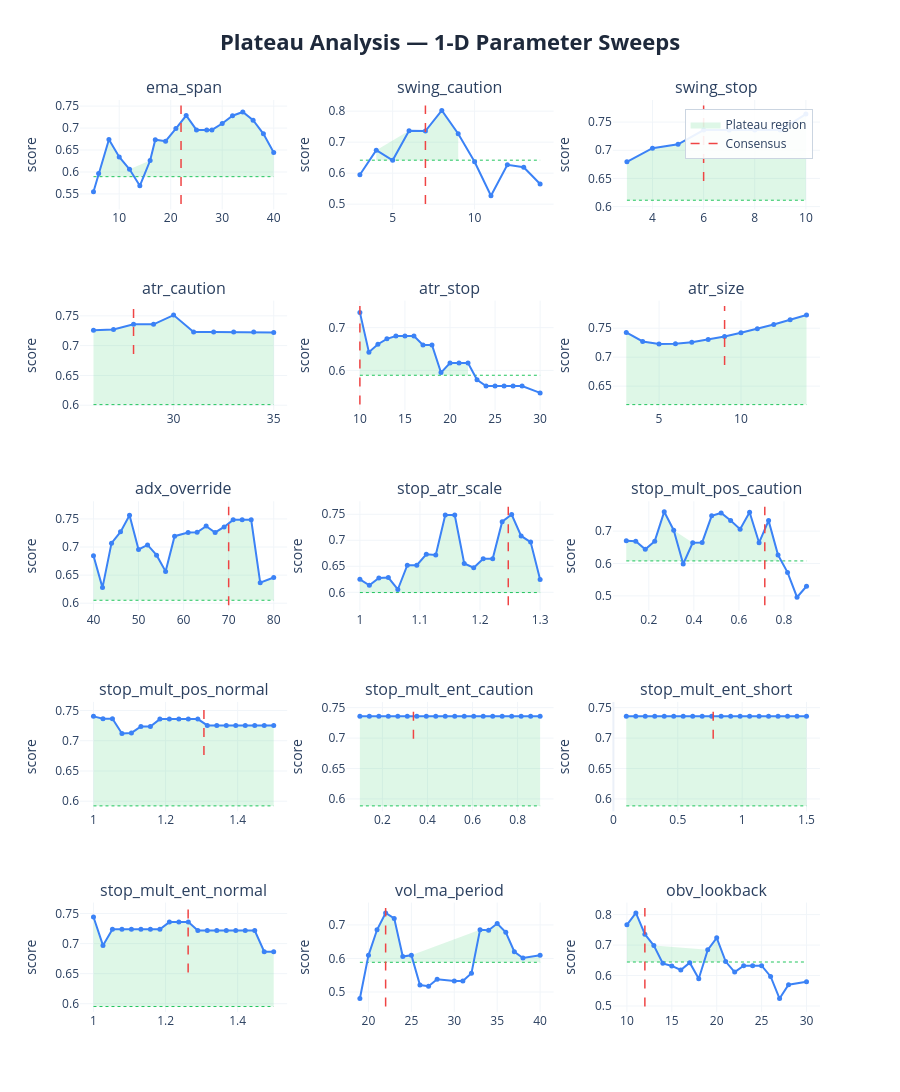

Notebook cell for this chart:
### Markdown cell above
### 1-D sweep charts:
| Element | Meaning | Good | Bad |
|---------|---------|------|-----|
| **Blue curve** | Composite score at each value of the parameter, with all others held at consensus | Flat-topped curve — performance is insensitive to the exact value | Narrow spike — optimizer latched onto one specific value, everything nearby is worse |
| **Red dashed line** | Where the consensus value sits | On the flat top of the curve | On a steep slope or at the edge of a cliff |
| **Green dashed line** | Cutoff at 80% of peak score — the boundary between plateau and non-plateau | Blue curve stays above this line across most of the range | Blue curve dips below it quickly either side of the peak |
| **Green shading** | Plateau region — all values where the score stays within 20% of the peak | Wide green band spanning most of the range (robust) | Thin sliver or no shading at all (fragile/overfit) |

 If concensus on steep slope: parameter **REGIME SENSITIVE** - do not fix, backtests are disagreeing, want to fix parameters on flat top.

### Code cell
# ── visual sweep curves ───────────────────────────────────────────────────
plot_plateau_analysis(
    sweep_results    = sweep_results,
    consensus_params = results['consensus_params'],
    param_defs       = PARAM_DEFS,
    fixed_params     = FIXED_PARAMS,
    threshold        = 0.20,
    show             = False,
    save_html        = None,
)

### Figure 1 — Plotly figure (JSON) as saved in the notebook; plotly's stock layout.template omitted (floating-point values rounded to 4 significant figures)
{"data": [{"fill": "toself", "fillcolor": "rgba(34, 197, 94, 0.15)", "hoverinfo": "skip", "line": {"color": "rgba(0,0,0,0)"}, "name": "Plateau region", "showlegend": true, "type": "scatter", "x": [6, 8, 10, 12, 16, 17, 19, 21, 23, 25, 27, 28, 30, 32, 34, 36, 38, 40, 40, 38, 36, 34, 32, 30, 28, 27, 25, 23, 21, 19, 17, 16, 12, 10, 8, 6], "xaxis": "x", "y": [0.5963, 0.6739, 0.6342, 0.6061, 0.6261, 0.6734, 0.67, 0.6988, 0.7285, 0.6958, 0.6958, 0.6958, 0.7104, 0.7281, 0.7366, 0.7179, 0.6868, 0.6443, 0.5893, 0.5893, 0.5893, 0.5893, 0.5893, 0.5893, 0.5893, 0.5893, 0.5893, 0.5893, 0.5893, 0.5893, 0.5893, 0.5893, 0.5893, 0.5893, 0.5893, 0.5893], "yaxis": "y"}, {"hoverinfo": "skip", "line": {"color": "#22c55e", "dash": "dot", "width": 1}, "mode": "lines", "showlegend": false, "type": "scatter", "x": [5, 40], "xaxis": "x", "y": [0.5893, 0.5893], "yaxis": "y"}, {"hovertemplate": "<b>ema_span</b><br>Value: %{x:.4g}<br>Score: %{y:.4f}<br><extra></extra>", "line": {"color": "#3b82f6", "width": 2}, "marker": {"size": 5}, "mode": "lines+markers", "name": "ema_span", "showlegend": false, "type": "scatter", "x": [5, 6, 8, 10, 12, 14, 16, 17, 19, 21, 23, 25, 27, 28, 30, 32, 34, 36, 38, 40], "xaxis": "x", "y": [0.5549, 0.5963, 0.6739, 0.6342, 0.6061, 0.5685, 0.6261, 0.6734, 0.67, 0.6988, 0.7285, 0.6958, 0.6958, 0.6958, 0.7104, 0.7281, 0.7366, 0.7179, 0.6868, 0.6443], "yaxis": "y"}, {"hoverinfo": "skip", "line": {"color": "#ef4444", "dash": "dash", "width": 1.5}, "mode": "lines", "name": "Consensus", "showlegend": true, "type": "scatter", "x": [22, 22], "xaxis": "x", "y": [0.5272, 0.7514], "yaxis": "y"}, {"fill": "toself", "fillcolor": "rgba(34, 197, 94, 0.15)", "hoverinfo": "skip", "line": {"color": "rgba(0,0,0,0)"}, "name": "Plateau region", "showlegend": false, "type": "scatter", "x": [4, 6, 7, 8, 9, 9, 8, 7, 6, 4], "xaxis": "x2", "y": [0.6743, 0.7367, 0.7357, 0.8023, 0.7274, 0.6419, 0.6419, 0.6419, 0.6419, 0.6419], "yaxis": "y2"}, {"hoverinfo": "skip", "line": {"color": "#22c55e", "dash": "dot", "width": 1}, "mode": "lines", "showlegend": false, "type": "scatter", "x": [3, 14], "xaxis": "x2", "y": [0.6419, 0.6419], "yaxis": "y2"}, {"hovertemplate": "<b>swing_caution</b><br>Value: %{x:.4g}<br>Score: %{y:.4f}<br><extra></extra>", "line": {"color": "#3b82f6", "width": 2}, "marker": {"size": 5}, "mode": "lines+markers", "name": "swing_caution", "showlegend": false, "type": "scatter", "x": [3, 4, 5, 6, 7, 8, 9, 10, 11, 12, 13, 14], "xaxis": "x2", "y": [0.5949, 0.6743, 0.6417, 0.7367, 0.7357, 0.8023, 0.7274, 0.6368, 0.5269, 0.627, 0.6192, 0.5653], "yaxis": "y2"}, {"hoverinfo": "skip", "line": {"color": "#ef4444", "dash": "dash", "width": 1.5}, "mode": "lines", "name": "Consensus", "showlegend": false, "type": "scatter", "x": [7, 7], "xaxis": "x2", "y": [0.5006, 0.8184], "yaxis": "y2"}, {"fill": "toself", "fillcolor": "rgba(34, 197, 94, 0.15)", "hoverinfo": "skip", "line": {"color": "rgba(0,0,0,0)"}, "name": "Plateau region", "showlegend": false, "type": "scatter", "x": [3, 4, 5, 6, 7, 8, 9, 10, 10, 9, 8, 7, 6, 5, 4, 3], "xaxis": "x3", "y": [0.6795, 0.7036, 0.7106, 0.7357, 0.7357, 0.7357, 0.7357, 0.7641, 0.6113, 0.6113, 0.6113, 0.6113, 0.6113, 0.6113, 0.6113, 0.6113], "yaxis": "y3"}, {"hoverinfo": "skip", "line": {"color": "#22c55e", "dash": "dot", "width": 1}, "mode": "lines", "showlegend": false, "type": "scatter", "x": [3, 10], "xaxis": "x3", "y": [0.6113, 0.6113], "yaxis": "y3"}, {"hovertemplate": "<b>swing_stop</b><br>Value: %{x:.4g}<br>Score: %{y:.4f}<br><extra></extra>", "line": {"color": "#3b82f6", "width": 2}, "marker": {"size": 5}, "mode": "lines+markers", "name": "swing_stop", "showlegend": false, "type": "scatter", "x": [3, 4, 5, 6, 7, 8, 9, 10], "xaxis": "x3", "y": [0.6795, 0.7036, 0.7106, 0.7357, 0.7357, 0.7357, 0.7357, 0.7641], "yaxis": "y3"}, {"hoverinfo": "skip", "line": {"color": "#ef4444", "dash": "dash", "width": 1.5}, "mode": "lines", "name": "Consensus", "showlegend": false, "type": "scatter", "x": [6, 6], "xaxis": "x3", "y": [0.6455, 0.7794], "yaxis": "y3"}, {"fill": "toself", "fillcolor": "rgba(34, 197, 94, 0.15)", "hoverinfo": "skip", "line": {"color": "rgba(0,0,0,0)"}, "name": "Plateau region", "showlegend": false, "type": "scatter", "x": [26, 27, 28, 29, 30, 31, 32, 33, 34, 35, 35, 34, 33, 32, 31, 30, 29, 28, 27, 26], "xaxis": "x4", "y": [0.7257, 0.727, 0.7357, 0.7357, 0.7513, 0.7231, 0.7231, 0.7231, 0.7231, 0.7219, 0.6011, 0.6011, 0.6011, 0.6011, 0.6011, 0.6011, 0.6011, 0.6011, 0.6011, 0.6011], "yaxis": "y4"}, {"hoverinfo": "skip", "line": {"color": "#22c55e", "dash": "dot", "width": 1}, "mode": "lines", "showlegend": false, "type": "scatter", "x": [26, 35], "xaxis": "x4", "y": [0.6011, 0.6011], "yaxis": "y4"}, {"hovertemplate": "<b>atr_caution</b><br>Value: %{x:.4g}<br>Score: %{y:.4f}<br><extra></extra>", "line": {"color": "#3b82f6", "width": 2}, "marker": {"size": 5}, "mode": "lines+markers", "name": "atr_caution", "showlegend": false, "type": "scatter", "x": [26, 27, 28, 29, 30, 31, 32, 33, 34, 35], "xaxis": "x4", "y": [0.7257, 0.727, 0.7357, 0.7357, 0.7513, 0.7231, 0.7231, 0.7231, 0.7231, 0.7219], "yaxis": "y4"}, {"hoverinfo": "skip", "line": {"color": "#ef4444", "dash": "dash", "width": 1.5}, "mode": "lines", "name": "Consensus", "showlegend": false, "type": "scatter", "x": [28, 28], "xaxis": "x4", "y": [0.6858, 0.7663], "yaxis": "y4"}, {"fill": "toself", "fillcolor": "rgba(34, 197, 94, 0.15)", "hoverinfo": "skip", "line": {"color": "rgba(0,0,0,0)"}, "name": "Plateau region", "showlegend": false, "type": "scatter", "x": [10, 11, 12, 13, 14, 15, 16, 17, 18, 19, 20, 21, 22, 22, 21, 20, 19, 18, 17, 16, 15, 14, 13, 12, 11, 10], "xaxis": "x5", "y": [0.7357, 0.6425, 0.6613, 0.6739, 0.6805, 0.6805, 0.6805, 0.6594, 0.6594, 0.5948, 0.6173, 0.6173, 0.6173, 0.5886, 0.5886, 0.5886, 0.5886, 0.5886, 0.5886, 0.5886, 0.5886, 0.5886, 0.5886, 0.5886, 0.5886, 0.5886], "yaxis": "y5"}, {"hoverinfo": "skip", "line": {"color": "#22c55e", "dash": "dot", "width": 1}, "mode": "lines", "showlegend": false, "type": "scatter", "x": [10, 30], "xaxis": "x5", "y": [0.5886, 0.5886], "yaxis": "y5"}, {"hovertemplate": "<b>atr_stop</b><br>Value: %{x:.4g}<br>Score: %{y:.4f}<br><extra></extra>", "line": {"color": "#3b82f6", "width": 2}, "marker": {"size": 5}, "mode": "lines+markers", "name": "atr_stop", "showlegend": false, "type": "scatter", "x": [10, 11, 12, 13, 14, 15, 16, 17, 18, 19, 20, 21, 22, 23, 24, 25, 26, 27, 28, 30], "xaxis": "x5", "y": [0.7357, 0.6425, 0.6613, 0.6739, 0.6805, 0.6805, 0.6805, 0.6594, 0.6594, 0.5948, 0.6173, 0.6173, 0.6173, 0.578, 0.5632, 0.5632, 0.5632, 0.5632, 0.5632, 0.5473], "yaxis": "y5"}, {"hoverinfo": "skip", "line": {"color": "#ef4444", "dash": "dash", "width": 1.5}, "mode": "lines", "name": "Consensus", "showlegend": false, "type": "scatter", "x": [10, 10], "xaxis": "x5", "y": [0.5199, 0.7505], "yaxis": "y5"}, {"fill": "toself", "fillcolor": "rgba(34, 197, 94, 0.15)", "hoverinfo": "skip", "line": {"color": "rgba(0,0,0,0)"}, "name": "Plateau region", "showlegend": false, "type": "scatter", "x": [3, 4, 5, 6, 7, 8, 9, 10, 11, 12, 13, 14, 14, 13, 12, 11, 10, 9, 8, 7, 6, 5, 4, 3], "xaxis": "x6", "y": [0.7426, 0.7271, 0.7227, 0.723, 0.7259, 0.7303, 0.7357, 0.7421, 0.749, 0.7565, 0.7644, 0.7726, 0.6181, 0.6181, 0.6181, 0.6181, 0.6181, 0.6181, 0.6181, 0.6181, 0.6181, 0.6181, 0.6181, 0.6181], "yaxis": "y6"}, {"hoverinfo": "skip", "line": {"color": "#22c55e", "dash": "dot", "width": 1}, "mode": "lines", "showlegend": false, "type": "scatter", "x": [3, 14], "xaxis": "x6", "y": [0.6181, 0.6181], "yaxis": "y6"}, {"hovertemplate": "<b>atr_size</b><br>Value: %{x:.4g}<br>Score: %{y:.4f}<br><extra></extra>", "line": {"color": "#3b82f6", "width": 2}, "marker": {"size": 5}, "mode": "lines+markers", "name": "atr_size", "showlegend": false, "type": "scatter", "x": [3, 4, 5, 6, 7, 8, 9, 10, 11, 12, 13, 14], "xaxis": "x6", "y": [0.7426, 0.7271, 0.7227, 0.723, 0.7259, 0.7303, 0.7357, 0.7421, 0.749, 0.7565, 0.7644, 0.7726], "yaxis": "y6"}, {"hoverinfo": "skip", "line": {"color": "#ef4444", "dash": "dash", "width": 1.5}, "mode": "lines", "name": "Consensus", "showlegend": false, "type": "scatter", "x": [9, 9], "xaxis": "x6", "y": [0.6865, 0.7881], "yaxis": "y6"}, {"fill": "toself", "fillcolor": "rgba(34, 197, 94, 0.15)", "hoverinfo": "skip", "line": {"color": "rgba(0,0,0,0)"}, "name": "Plateau region", "showlegend": false, "type": "scatter", "x": [40, 42, 44, 46, 48, 50, 52, 54, 56, 58, 61, 63, 65, 67, 69, 71, 73, 75, 77, 80, 80, 77, 75, 73, 71, 69, 67, 65, 63, 61, 58, 56, 54, 52, 50, 48, 46, 44, 42, 40], "xaxis": "x7", "y": [0.6845, 0.6278, 0.7069, 0.727, 0.7566, 0.6956, 0.7038, 0.6855, 0.6567, 0.7194, 0.7259, 0.7262, 0.7373, 0.726, 0.7357, 0.7484, 0.7484, 0.7484, 0.6366, 0.6457, 0.6053, 0.6053, 0.6053, 0.6053, 0.6053, 0.6053, 0.6053, 0.6053, 0.6053, 0.6053, 0.6053, 0.6053, 0.6053, 0.6053, 0.6053, 0.6053, 0.6053, 0.6053, 0.6053, 0.6053], "yaxis": "y7"}, {"hoverinfo": "skip", "line": {"color": "#22c55e", "dash": "dot", "width": 1}, "mode": "lines", "showlegend": false, "type": "scatter", "x": [40, 80], "xaxis": "x7", "y": [0.6053, 0.6053], "yaxis": "y7"}, {"hovertemplate": "<b>adx_override</b><br>Value: %{x:.4g}<br>Score: %{y:.4f}<br><extra></extra>", "line": {"color": "#3b82f6", "width": 2}, "marker": {"size": 5}, "mode": "lines+markers", "name": "adx_override", "showlegend": false, "type": "scatter", "x": [40, 42, 44, 46, 48, 50, 52, 54, 56, 58, 61, 63, 65, 67, 69, 71, 73, 75, 77, 80], "xaxis": "x7", "y": [0.6845, 0.6278, 0.7069, 0.727, 0.7566, 0.6956, 0.7038, 0.6855, 0.6567, 0.7194, 0.7259, 0.7262, 0.7373, 0.726, 0.7357, 0.7484, 0.7484, 0.7484, 0.6366, 0.6457], "yaxis": "y7"}, {"hoverinfo": "skip", "line": {"color": "#ef4444", "dash": "dash", "width": 1.5}, "mode": "lines", "name": "Consensus", "showlegend": false, "type": "scatter", "x": [70, 70], "xaxis": "x7", "y": [0.5964, 0.7717], "yaxis": "y7"}, {"fill": "toself", "fillcolor": "rgba(34, 197, 94, 0.15)", "hoverinfo": "skip", "line": {"color": "rgba(0,0,0,0)"}, "name": "Plateau region", "showlegend": false, "type": "scatter", "x": [1.0, 1.016, 1.032, 1.047, 1.063, 1.079, 1.095, 1.111, 1.126, 1.142, 1.158, 1.174, 1.189, 1.205, 1.221, 1.237, 1.253, 1.268, 1.284, 1.3, 1.3, 1.284, 1.268, 1.253, 1.237, 1.221, 1.205, 1.189, 1.174, 1.158, 1.142, 1.126, 1.111, 1.095, 1.079, 1.063, 1.047, 1.032, 1.016, 1.0], "xaxis": "x8", "y": [0.6249, 0.6135, 0.6277, 0.6284, 0.6054, 0.6522, 0.6522, 0.6731, 0.6719, 0.7484, 0.7484, 0.6553, 0.6473, 0.6643, 0.6643, 0.7357, 0.7494, 0.7083, 0.6965, 0.6246, 0.5995, 0.5995, 0.5995, 0.5995, 0.5995, 0.5995, 0.5995, 0.5995, 0.5995, 0.5995, 0.5995, 0.5995, 0.5995, 0.5995, 0.5995, 0.5995, 0.5995, 0.5995, 0.5995, 0.5995], "yaxis": "y8"}, {"hoverinfo": "skip", "line": {"color": "#22c55e", "dash": "dot", "width": 1}, "mode": "lines", "showlegend": false, "type": "scatter", "x": [1, 1.3], "xaxis": "x8", "y": [0.5995, 0.5995], "yaxis": "y8"}, {"hovertemplate": "<b>stop_atr_scale</b><br>Value: %{x:.4g}<br>Score: %{y:.4f}<br><extra></extra>", "line": {"color": "#3b82f6", "width": 2}, "marker": {"size": 5}, "mode": "lines+markers", "name": "stop_atr_scale", "showlegend": false, "type": "scatter", "x": [1.0, 1.016, 1.032, 1.047, 1.063, 1.079, 1.095, 1.111, 1.126, 1.142, 1.158, 1.174, 1.189, 1.205, 1.221, 1.237, 1.253, 1.268, 1.284, 1.3], "xaxis": "x8", "y": [0.6249, 0.6135, 0.6277, 0.6284, 0.6054, 0.6522, 0.6522, 0.6731, 0.6719, 0.7484, 0.7484, 0.6553, 0.6473, 0.6643, 0.6643, 0.7357, 0.7494, 0.7083, 0.6965, 0.6246], "yaxis": "y8"}, {"hoverinfo": "skip", "line": {"color": "#ef4444", "dash": "dash", "width": 1.5}, "mode": "lines", "name": "Consensus", "showlegend": false, "type": "scatter", "x": [1.247, 1.247], "xaxis": "x8", "y": [0.5751, 0.7644], "yaxis": "y8"}, {"fill": "toself", "fillcolor": "rgba(34, 197, 94, 0.15)", "hoverinfo": "skip", "line": {"color": "rgba(0,0,0,0)"}, "name": "Plateau region", "showlegend": false, "type": "scatter", "x": [0.1, 0.1421, 0.1842, 0.2263, 0.2684, 0.3105, 0.3947, 0.4368, 0.4789, 0.5211, 0.5632, 0.6053, 0.6474, 0.6895, 0.7316, 0.7737, 0.7737, 0.7316, 0.6895, 0.6474, 0.6053, 0.5632, 0.5211, 0.4789, 0.4368, 0.3947, 0.3105, 0.2684, 0.2263, 0.1842, 0.1421, 0.1], "xaxis": "x9", "y": [0.6701, 0.6686, 0.6438, 0.669, 0.7601, 0.7028, 0.6642, 0.6652, 0.7473, 0.7562, 0.7329, 0.7058, 0.7585, 0.6643, 0.7325, 0.6263, 0.6081, 0.6081, 0.6081, 0.6081, 0.6081, 0.6081, 0.6081, 0.6081, 0.6081, 0.6081, 0.6081, 0.6081, 0.6081, 0.6081, 0.6081, 0.6081], "yaxis": "y9"}, {"hoverinfo": "skip", "line": {"color": "#22c55e", "dash": "dot", "width": 1}, "mode": "lines", "showlegend": false, "type": "scatter", "x": [0.1, 0.9], "xaxis": "x9", "y": [0.6081, 0.6081], "yaxis": "y9"}, {"hovertemplate": "<b>stop_mult_pos_caution</b><br>Value: %{x:.4g}<br>Score: %{y:.4f}<br><extra></extra>", "line": {"color": "#3b82f6", "width": 2}, "marker": {"size": 5}, "mode": "lines+markers", "name": "stop_mult_pos_caution", "showlegend": false, "type": "scatter", "x": [0.1, 0.1421, 0.1842, 0.2263, 0.2684, 0.3105, 0.3526, 0.3947, 0.4368, 0.4789, 0.5211, 0.5632, 0.6053, 0.6474, 0.6895, 0.7316, 0.7737, 0.8158, 0.8579, 0.9], "xaxis": "x9", "y": [0.6701, 0.6686, 0.6438, 0.669, 0.7601, 0.7028, 0.5984, 0.6642, 0.6652, 0.7473, 0.7562, 0.7329, 0.7058, 0.7585, 0.6643, 0.7325, 0.6263, 0.5726, 0.4959, 0.5298], "yaxis": "y9"}, {"hoverinfo": "skip", "line": {"color": "#ef4444", "dash": "dash", "width": 1.5}, "mode": "lines", "name": "Consensus", "showlegend": false, "type": "scatter", "x": [0.7148, 0.7148], "xaxis": "x9", "y": [0.4712, 0.7753], "yaxis": "y9"}, {"fill": "toself", "fillcolor": "rgba(34, 197, 94, 0.15)", "hoverinfo": "skip", "line": {"color": "rgba(0,0,0,0)"}, "name": "Plateau region", "showlegend": false, "type": "scatter", "x": [1.0, 1.026, 1.053, 1.079, 1.105, 1.132, 1.158, 1.184, 1.211, 1.237, 1.263, 1.289, 1.316, 1.342, 1.368, 1.395, 1.421, 1.447, 1.474, 1.5, 1.5, 1.474, 1.447, 1.421, 1.395, 1.368, 1.342, 1.316, 1.289, 1.263, 1.237, 1.211, 1.184, 1.158, 1.132, 1.105, 1.079, 1.053, 1.026, 1.0], "xaxis": "x10", "y": [0.7403, 0.7366, 0.7366, 0.712, 0.7129, 0.7235, 0.7235, 0.7357, 0.7357, 0.7357, 0.7357, 0.7357, 0.7253, 0.7253, 0.7253, 0.7253, 0.7253, 0.7253, 0.7253, 0.7253, 0.5923, 0.5923, 0.5923, 0.5923, 0.5923, 0.5923, 0.5923, 0.5923, 0.5923, 0.5923, 0.5923, 0.5923, 0.5923, 0.5923, 0.5923, 0.5923, 0.5923, 0.5923, 0.5923, 0.5923], "yaxis": "y10"}, {"hoverinfo": "skip", "line": {"color": "#22c55e", "dash": "dot", "width": 1}, "mode": "lines", "showlegend": false, "type": "scatter", "x": [1, 1.5], "xaxis": "x10", "y": [0.5923, 0.5923], "yaxis": "y10"}, {"hovertemplate": "<b>stop_mult_pos_normal</b><br>Value: %{x:.4g}<br>Score: %{y:.4f}<br><extra></extra>", "line": {"color": "#3b82f6", "width": 2}, "marker": {"size": 5}, "mode": "lines+markers", "name": "stop_mult_pos_normal", "showlegend": false, "type": "scatter", "x": [1.0, 1.026, 1.053, 1.079, 1.105, 1.132, 1.158, 1.184, 1.211, 1.237, 1.263, 1.289, 1.316, 1.342, 1.368, 1.395, 1.421, 1.447, 1.474, 1.5], "xaxis": "x10", "y": [0.7403, 0.7366, 0.7366, 0.712, 0.7129, 0.7235, 0.7235, 0.7357, 0.7357, 0.7357, 0.7357, 0.7357, 0.7253, 0.7253, 0.7253, 0.7253, 0.7253, 0.7253, 0.7253, 0.7253], "yaxis": "y10"}, {"hoverinfo": "skip", "line": {"color": "#ef4444", "dash": "dash", "width": 1.5}, "mode": "lines", "name": "Consensus", "showlegend": false, "type": "scatter", "x": [1.306, 1.306], "xaxis": "x10", "y": [0.6764, 0.7551], "yaxis": "y10"}, {"fill": "toself", "fillcolor": "rgba(34, 197, 94, 0.15)", "hoverinfo": "skip", "line": {"color": "rgba(0,0,0,0)"}, "name": "Plateau region", "showlegend": false, "type": "scatter", "x": [0.1, 0.1421, 0.1842, 0.2263, 0.2684, 0.3105, 0.3526, 0.3947, 0.4368, 0.4789, 0.5211, 0.5632, 0.6053, 0.6474, 0.6895, 0.7316, 0.7737, 0.8158, 0.8579, 0.9, 0.9, 0.8579, 0.8158, 0.7737, 0.7316, 0.6895, 0.6474, 0.6053, 0.5632, 0.5211, 0.4789, 0.4368, 0.3947, 0.3526, 0.3105, 0.2684, 0.2263, 0.1842, 0.1421, 0.1], "xaxis": "x11", "y": [0.7357, 0.7357, 0.7357, 0.7357, 0.7357, 0.7357, 0.7357, 0.7357, 0.7357, 0.7357, 0.7357, 0.7357, 0.7357, 0.7357, 0.7357, 0.7357, 0.7357, 0.7357, 0.7357, 0.7357, 0.5886, 0.5886, 0.5886, 0.5886, 0.5886, 0.5886, 0.5886, 0.5886, 0.5886, 0.5886, 0.5886, 0.5886, 0.5886, 0.5886, 0.5886, 0.5886, 0.5886, 0.5886, 0.5886, 0.5886], "yaxis": "y11"}, {"hoverinfo": "skip", "line": {"color": "#22c55e", "dash": "dot", "width": 1}, "mode": "lines", "showlegend": false, "type": "scatter", "x": [0.1, 0.9], "xaxis": "x11", "y": [0.5886, 0.5886], "yaxis": "y11"}, {"hovertemplate": "<b>stop_mult_ent_caution</b><br>Value: %{x:.4g}<br>Score: %{y:.4f}<br><extra></extra>", "line": {"color": "#3b82f6", "width": 2}, "marker": {"size": 5}, "mode": "lines+markers", "name": "stop_mult_ent_caution", "showlegend": false, "type": "scatter", "x": [0.1, 0.1421, 0.1842, 0.2263, 0.2684, 0.3105, 0.3526, 0.3947, 0.4368, 0.4789, 0.5211, 0.5632, 0.6053, 0.6474, 0.6895, 0.7316, 0.7737, 0.8158, 0.8579, 0.9], "xaxis": "x11", "y": [0.7357, 0.7357, 0.7357, 0.7357, 0.7357, 0.7357, 0.7357, 0.7357, 0.7357, 0.7357, 0.7357, 0.7357, 0.7357, 0.7357, 0.7357, 0.7357, 0.7357, 0.7357, 0.7357, 0.7357], "yaxis": "y11"}, {"hoverinfo": "skip", "line": {"color": "#ef4444", "dash": "dash", "width": 1.5}, "mode": "lines", "name": "Consensus", "showlegend": false, "type": "scatter", "x": [0.3377, 0.3377], "xaxis": "x11", "y": [0.699, 0.7505], "yaxis": "y11"}, {"fill": "toself", "fillcolor": "rgba(34, 197, 94, 0.15)", "hoverinfo": "skip", "line": {"color": "rgba(0,0,0,0)"}, "name": "Plateau region", "showlegend": false, "type": "scatter", "x": [0.1, 0.1737, 0.2474, 0.3211, 0.3947, 0.4684, 0.5421, 0.6158, 0.6895, 0.7632, 0.8368, 0.9105, 0.9842, 1.058, 1.132, 1.205, 1.279, 1.353, 1.426, 1.5, 1.5, 1.426, 1.353, 1.279, 1.205, 1.132, 1.058, 0.9842, 0.9105, 0.8368, 0.7632, 0.6895, 0.6158, 0.5421, 0.4684, 0.3947, 0.3211, 0.2474, 0.1737, 0.1], "xaxis": "x12", "y": [0.7357, 0.7357, 0.7357, 0.7357, 0.7357, 0.7357, 0.7357, 0.7357, 0.7357, 0.7357, 0.7357, 0.7357, 0.7357, 0.7357, 0.7357, 0.7357, 0.7357, 0.7357, 0.7357, 0.7357, 0.5886, 0.5886, 0.5886, 0.5886, 0.5886, 0.5886, 0.5886, 0.5886, 0.5886, 0.5886, 0.5886, 0.5886, 0.5886, 0.5886, 0.5886, 0.5886, 0.5886, 0.5886, 0.5886, 0.5886], "yaxis": "y12"}, {"hoverinfo": "skip", "line": {"color": "#22c55e", "dash": "dot", "width": 1}, "mode": "lines", "showlegend": false, "type": "scatter", "x": [0.1, 1.5], "xaxis": "x12", "y": [0.5886, 0.5886], "yaxis": "y12"}, {"hovertemplate": "<b>stop_mult_ent_short</b><br>Value: %{x:.4g}<br>Score: %{y:.4f}<br><extra></extra>", "line": {"color": "#3b82f6", "width": 2}, "marker": {"size": 5}, "mode": "lines+markers", "name": "stop_mult_ent_short", "showlegend": false, "type": "scatter", "x": [0.1, 0.1737, 0.2474, 0.3211, 0.3947, 0.4684, 0.5421, 0.6158, 0.6895, 0.7632, 0.8368, 0.9105, 0.9842, 1.058, 1.132, 1.205, 1.279, 1.353, 1.426, 1.5], "xaxis": "x12", "y": [0.7357, 0.7357, 0.7357, 0.7357, 0.7357, 0.7357, 0.7357, 0.7357, 0.7357, 0.7357, 0.7357, 0.7357, 0.7357, 0.7357, 0.7357, 0.7357, 0.7357, 0.7357, 0.7357, 0.7357], "yaxis": "y12"}, {"hoverinfo": "skip", "line": {"color": "#ef4444", "dash": "dash", "width": 1.5}, "mode": "lines", "name": "Consensus", "showlegend": false, "type": "scatter", "x": [0.7751, 0.7751], "xaxis": "x12", "y": [0.699, 0.7505], "yaxis": "y12"}, {"fill": "toself", "fillcolor": "rgba(34, 197, 94, 0.15)", "hoverinfo": "skip", "line": {"color": "rgba(0,0,0,0)"}, "name": "Plateau region", "showlegend": false, "type": "scatter", "x": [1.0, 1.026, 1.053, 1.079, 1.105, 1.132, 1.158, 1.184, 1.211, 1.237, 1.263, 1.289, 1.316, 1.342, 1.368, 1.395, 1.421, 1.447, 1.474, 1.5, 1.5, 1.474, 1.447, 1.421, 1.395, 1.368, 1.342, 1.316, 1.289, 1.263, 1.237, 1.211, 1.184, 1.158, 1.132, 1.105, 1.079, 1.053, 1.026, 1.0], "xaxis": "x13", "y": [0.7442, 0.697, 0.7237, 0.7237, 0.7237, 0.7237, 0.7237, 0.7237, 0.7357, 0.7357, 0.7357, 0.7217, 0.7217, 0.7217, 0.7217, 0.7217, 0.7217, 0.7217, 0.6864, 0.6864, 0.5954, 0.5954, 0.5954, 0.5954, 0.5954, 0.5954, 0.5954, 0.5954, 0.5954, 0.5954, 0.5954, 0.5954, 0.5954, 0.5954, 0.5954, 0.5954, 0.5954, 0.5954, 0.5954, 0.5954], "yaxis": "y13"}, {"hoverinfo": "skip", "line": {"color": "#22c55e", "dash": "dot", "width": 1}, "mode": "lines", "showlegend": false, "type": "scatter", "x": [1, 1.5], "xaxis": "x13", "y": [0.5954, 0.5954], "yaxis": "y13"}, {"hovertemplate": "<b>stop_mult_ent_normal</b><br>Value: %{x:.4g}<br>Score: %{y:.4f}<br><extra></extra>", "line": {"color": "#3b82f6", "width": 2}, "marker": {"size": 5}, "mode": "lines+markers", "name": "stop_mult_ent_normal", "showlegend": false, "type": "scatter", "x": [1.0, 1.026, 1.053, 1.079, 1.105, 1.132, 1.158, 1.184, 1.211, 1.237, 1.263, 1.289, 1.316, 1.342, 1.368, 1.395, 1.421, 1.447, 1.474, 1.5], "xaxis": "x13", "y": [0.7442, 0.697, 0.7237, 0.7237, 0.7237, 0.7237, 0.7237, 0.7237, 0.7357, 0.7357, 0.7357, 0.7217, 0.7217, 0.7217, 0.7217, 0.7217, 0.7217, 0.7217, 0.6864, 0.6864], "yaxis": "y13"}, {"hoverinfo": "skip", "line": {"color": "#ef4444", "dash": "dash", "width": 1.5}, "mode": "lines", "name": "Consensus", "showlegend": false, "type": "scatter", "x": [1.263, 1.263], "xaxis": "x13", "y": [0.6521, 0.7591], "yaxis": "y13"}, {"fill": "toself", "fillcolor": "rgba(34, 197, 94, 0.15)", "hoverinfo": "skip", "line": {"color": "rgba(0,0,0,0)"}, "name": "Plateau region", "showlegend": false, "type": "scatter", "x": [20, 21, 22, 23, 24, 25, 33, 34, 35, 36, 37, 38, 40, 40, 38, 37, 36, 35, 34, 33, 25, 24, 23, 22, 21, 20], "xaxis": "x14", "y": [0.6093, 0.6856, 0.7357, 0.7195, 0.6057, 0.6097, 0.6855, 0.6844, 0.7044, 0.6782, 0.6201, 0.6015, 0.6094, 0.5886, 0.5886, 0.5886, 0.5886, 0.5886, 0.5886, 0.5886, 0.5886, 0.5886, 0.5886, 0.5886, 0.5886, 0.5886], "yaxis": "y14"}, {"hoverinfo": "skip", "line": {"color": "#22c55e", "dash": "dot", "width": 1}, "mode": "lines", "showlegend": false, "type": "scatter", "x": [19, 40], "xaxis": "x14", "y": [0.5886, 0.5886], "yaxis": "y14"}, {"hovertemplate": "<b>vol_ma_period</b><br>Value: %{x:.4g}<br>Score: %{y:.4f}<br><extra></extra>", "line": {"color": "#3b82f6", "width": 2}, "marker": {"size": 5}, "mode": "lines+markers", "name": "vol_ma_period", "showlegend": false, "type": "scatter", "x": [19, 20, 21, 22, 23, 24, 25, 26, 27, 28, 30, 31, 32, 33, 34, 35, 36, 37, 38, 40], "xaxis": "x14", "y": [0.4807, 0.6093, 0.6856, 0.7357, 0.7195, 0.6057, 0.6097, 0.5207, 0.5173, 0.5382, 0.5326, 0.5326, 0.5558, 0.6855, 0.6844, 0.7044, 0.6782, 0.6201, 0.6015, 0.6094], "yaxis": "y14"}, {"hoverinfo": "skip", "line": {"color": "#ef4444", "dash": "dash", "width": 1.5}, "mode": "lines", "name": "Consensus", "showlegend": false, "type": "scatter", "x": [22, 22], "xaxis": "x14", "y": [0.4567, 0.7505], "yaxis": "y14"}, {"fill": "toself", "fillcolor": "rgba(34, 197, 94, 0.15)", "hoverinfo": "skip", "line": {"color": "rgba(0,0,0,0)"}, "name": "Plateau region", "showlegend": false, "type": "scatter", "x": [10, 11, 12, 13, 19, 20, 21, 21, 20, 19, 13, 12, 11, 10], "xaxis": "x15", "y": [0.7664, 0.8055, 0.7357, 0.6983, 0.6843, 0.7239, 0.646, 0.6444, 0.6444, 0.6444, 0.6444, 0.6444, 0.6444, 0.6444], "yaxis": "y15"}, {"hoverinfo": "skip", "line": {"color": "#22c55e", "dash": "dot", "width": 1}, "mode": "lines", "showlegend": false, "type": "scatter", "x": [10, 30], "xaxis": "x15", "y": [0.6444, 0.6444], "yaxis": "y15"}, {"hovertemplate": "<b>obv_lookback</b><br>Value: %{x:.4g}<br>Score: %{y:.4f}<br><extra></extra>", "line": {"color": "#3b82f6", "width": 2}, "marker": {"size": 5}, "mode": "lines+markers", "name": "obv_lookback", "showlegend": false, "type": "scatter", "x": [10, 11, 12, 13, 14, 15, 16, 17, 18, 19, 20, 21, 22, 23, 24, 25, 26, 27, 28, 30], "xaxis": "x15", "y": [0.7664, 0.8055, 0.7357, 0.6983, 0.6399, 0.6315, 0.6181, 0.6423, 0.5892, 0.6843, 0.7239, 0.646, 0.6114, 0.6324, 0.6324, 0.6324, 0.5971, 0.5244, 0.5698, 0.5798], "yaxis": "y15"}, {"hoverinfo": "skip", "line": {"color": "#ef4444", "dash": "dash", "width": 1.5}, "mode": "lines", "name": "Consensus", "showlegend": false, "type": "scatter", "x": [12, 12], "xaxis": "x15", "y": [0.4982, 0.8216], "yaxis": "y15"}], "layout": {"annotations": [{"font": {"size": 16}, "showarrow": false, "text": "ema_span", "x": 0.14, "xanchor": "center", "xref": "paper", "y": 1, "yanchor": "bottom", "yref": "paper"}, {"font": {"size": 16}, "showarrow": false, "text": "swing_caution", "x": 0.5, "xanchor": "center", "xref": "paper", "y": 1, "yanchor": "bottom", "yref": "paper"}, {"font": {"size": 16}, "showarrow": false, "text": "swing_stop", "x": 0.86, "xanchor": "center", "xref": "paper", "y": 1, "yanchor": "bottom", "yref": "paper"}, {"font": {"size": 16}, "showarrow": false, "text": "atr_caution", "x": 0.14, "xanchor": "center", "xref": "paper", "y": 0.78, "yanchor": "bottom", "yref": "paper"}, {"font": {"size": 16}, "showarrow": false, "text": "atr_stop", "x": 0.5, "xanchor": "center", "xref": "paper", "y": 0.78, "yanchor": "bottom", "yref": "paper"}, {"font": {"size": 16}, "showarrow": false, "text": "atr_size", "x": 0.86, "xanchor": "center", "xref": "paper", "y": 0.78, "yanchor": "bottom", "yref": "paper"}, {"font": {"size": 16}, "showarrow": false, "text": "adx_override", "x": 0.14, "xanchor": "center", "xref": "paper", "y": 0.56, "yanchor": "bottom", "yref": "paper"}, {"font": {"size": 16}, "showarrow": false, "text": "stop_atr_scale", "x": 0.5, "xanchor": "center", "xref": "paper", "y": 0.56, "yanchor": "bottom", "yref": "paper"}, {"font": {"size": 16}, "showarrow": false, "text": "stop_mult_pos_caution", "x": 0.86, "xanchor": "center", "xref": "paper", "y": 0.56, "yanchor": "bottom", "yref": "paper"}, {"font": {"size": 16}, "showarrow": false, "text": "stop_mult_pos_normal", "x": 0.14, "xanchor": "center", "xref": "paper", "y": 0.34, "yanchor": "bottom", "yref": "paper"}, {"font": {"size": 16}, "showarrow": false, "text": "stop_mult_ent_caution", "x": 0.5, "xanchor": "center", "xref": "paper", "y": 0.34, "yanchor": "bottom", "yref": "paper"}, {"font": {"size": 16}, "showarrow": false, "text": "stop_mult_ent_short", "x": 0.86, "xanchor": "center", "xref": "paper", "y": 0.34, "yanchor": "bottom", "yref": "paper"}, {"font": {"size": 16}, "showarrow": false, "text": "stop_mult_ent_normal", "x": 0.14, "xanchor": "center", "xref": "paper", "y": 0.12, "yanchor": "bottom", "yref": "paper"}, {"font": {"size": 16}, "showarrow": false, "text": "vol_ma_period", "x": 0.5, "xanchor": "center", "xref": "paper", "y": 0.12, "yanchor": "bottom", "yref": "paper"}, {"font": {"size": 16}, "showarrow": false, "text": "obv_lookback", "x": 0.86, "xanchor": "center", "xref": "paper", "y": 0.12, "yanchor": "bottom", "yref": "paper"}], "height": 1500, "legend": {"bgcolor": "rgba(255, 255, 255, 0.9)", "bordercolor": "#cbd5e1", "borderwidth": 1, "x": 0.99, "xanchor": "right", "y": 0.99, "yanchor": "top"}, "title": {"font": {"color": "#1E293B", "size": 22}, "text": "<b>Plateau Analysis — 1-D Parameter Sweeps</b>", "x": 0.5, "xanchor": "center"}, "xaxis": {"anchor": "y", "domain": [0, 0.28], "gridcolor": "#f1f5f9", "gridwidth": 1, "showgrid": true}, "xaxis10": {"anchor": "y10", "domain": [0, 0.28], "gridcolor": "#f1f5f9", "gridwidth": 1, "showgrid": true}, "xaxis11": {"anchor": "y11", "domain": [0.36, 0.64], "gridcolor": "#f1f5f9", "gridwidth": 1, "showgrid": true}, "xaxis12": {"anchor": "y12", "domain": [0.72, 1], "gridcolor": "#f1f5f9", "gridwidth": 1, "showgrid": true}, "xaxis13": {"anchor": "y13", "domain": [0, 0.28], "gridcolor": "#f1f5f9", "gridwidth": 1, "showgrid": true}, "xaxis14": {"anchor": "y14", "domain": [0.36, 0.64], "gridcolor": "#f1f5f9", "gridwidth": 1, "showgrid": true}, "xaxis15": {"anchor": "y15", "domain": [0.72, 1], "gridcolor": "#f1f5f9", "gridwidth": 1, "showgrid": true}, "xaxis2": {"anchor": "y2", "domain": [0.36, 0.64], "gridcolor": "#f1f5f9", "gridwidth": 1, "showgrid": true}, "xaxis3": {"anchor": "y3", "domain": [0.72, 1], "gridcolor": "#f1f5f9", "gridwidth": 1, "showgrid": true}, "xaxis4": {"anchor": "y4", "domain": [0, 0.28], "gridcolor": "#f1f5f9", "gridwidth": 1, "showgrid": true}, "xaxis5": {"anchor": "y5", "domain": [0.36, 0.64], "gridcolor": "#f1f5f9", "gridwidth": 1, "showgrid": true}, "xaxis6": {"anchor": "y6", "domain": [0.72, 1], "gridcolor": "#f1f5f9", "gridwidth": 1, "showgrid": true}, "xaxis7": {"anchor": "y7", "domain": [0, 0.28], "gridcolor": "#f1f5f9", "gridwidth": 1, "showgrid": true}, "xaxis8": {"anchor": "y8", "domain": [0.36, 0.64], "gridcolor": "#f1f5f9", "gridwidth": 1, "showgrid": true}, "xaxis9": {"anchor": "y9", "domain": [0.72, 1], "gridcolor": "#f1f5f9", "gridwidth": 1, "showgrid": true}, "yaxis": {"anchor": "x", "domain": [0.88, 1], "gridcolor": "#f1f5f9", "gridwidth": 1, "showgrid": true, "title": {"text": "score"}}, "yaxis10": {"anchor": "x10", "domain": [0.22, 0.34], "gridcolor": "#f1f5f9", "gridwidth": 1, "showgrid": true, "title": {"text": "score"}}, "yaxis11": {"anchor": "x11", "domain": [0.22, 0.34], "gridcolor": "#f1f5f9", "gridwidth": 1, "showgrid": true, "title": {"text": "score"}}, "yaxis12": {"anchor": "x12", "domain": [0.22, 0.34], "gridcolor": "#f1f5f9", "gridwidth": 1, "showgrid": true, "title": {"text": "score"}}, "yaxis13": {"anchor": "x13", "domain": [0, 0.12], "gridcolor": "#f1f5f9", "gridwidth": 1, "showgrid": true, "title": {"text": "score"}}, "yaxis14": {"anchor": "x14", "domain": [0, 0.12], "gridcolor": "#f1f5f9", "gridwidth": 1, "showgrid": true, "title": {"text": "score"}}, "yaxis15": {"anchor": "x15", "domain": [0, 0.12], "gridcolor": "#f1f5f9", "gridwidth": 1, "showgrid": true, "title": {"text": "score"}}, "yaxis2": {"anchor": "x2", "domain": [0.88, 1], "gridcolor": "#f1f5f9", "gridwidth": 1, "showgrid": true, "title": {"text": "score"}}, "yaxis3": {"anchor": "x3", "domain": [0.88, 1], "gridcolor": "#f1f5f9", "gridwidth": 1, "showgrid": true, "title": {"text": "score"}}, "yaxis4": {"anchor": "x4", "domain": [0.66, 0.78], "gridcolor": "#f1f5f9", "gridwidth": 1, "showgrid": true, "title": {"text": "score"}}, "yaxis5": {"anchor": "x5", "domain": [0.66, 0.78], "gridcolor": "#f1f5f9", "gridwidth": 1, "showgrid": true, "title": {"text": "score"}}, "yaxis6": {"anchor": "x6", "domain": [0.66, 0.78], "gridcolor": "#f1f5f9", "gridwidth": 1, "showgrid": true, "title": {"text": "score"}}, "yaxis7": {"anchor": "x7", "domain": [0.44, 0.56], "gridcolor": "#f1f5f9", "gridwidth": 1, "showgrid": true, "title": {"text": "score"}}, "yaxis8": {"anchor": "x8", "domain": [0.44, 0.56], "gridcolor": "#f1f5f9", "gridwidth": 1, "showgrid": true, "title": {"text": "score"}}, "yaxis9": {"anchor": "x9", "domain": [0.44, 0.56], "gridcolor": "#f1f5f9", "gridwidth": 1, "showgrid": true, "title": {"text": "score"}}}}
